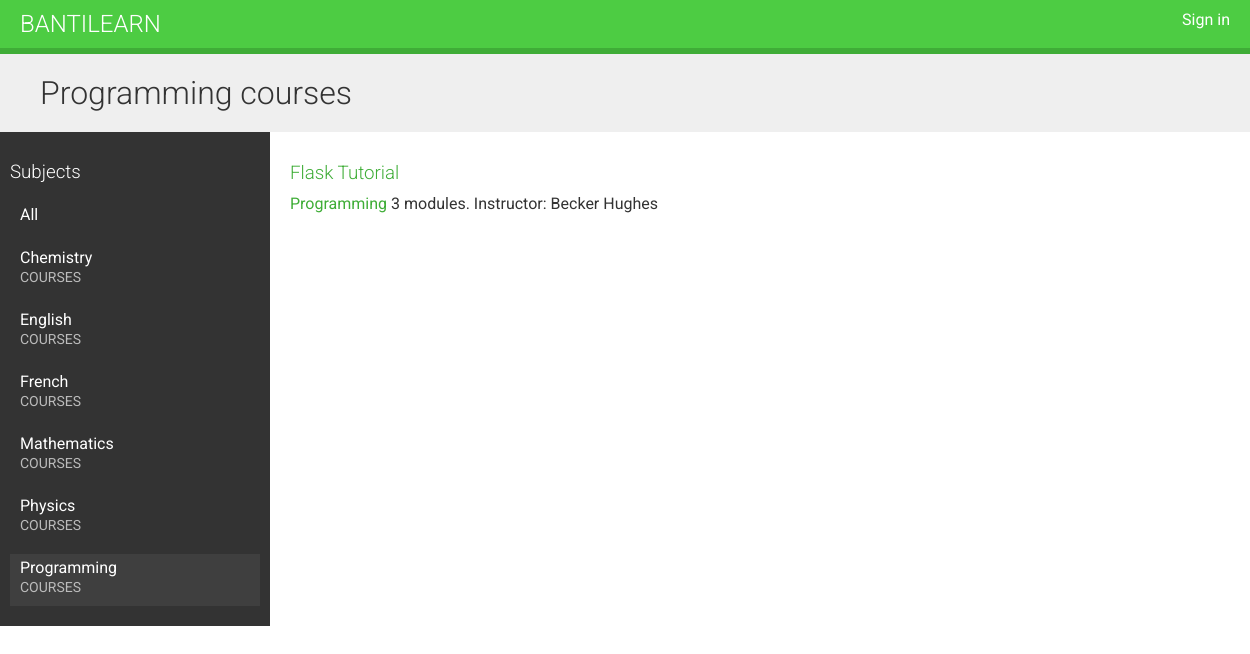
The app's page /course/subject/programming/ with its own data.
### courses/models.py (models this page shows, shortened)
class Subject(models.Model):
    title = models.CharField(max_length=200)
    slug = models.SlugField(max_length=200, unique=True)
    class Meta:
        ordering = ["title"]
    def __str__(self) -> str:
        return self.title

class Course(models.Model):
    owner = models.ForeignKey(
        User, related_name="courses_created", on_delete=models.CASCADE
    )
    subject = models.ForeignKey(
        Subject, related_name="courses", on_delete=models.CASCADE
    )
    title = models.CharField(max_length=200)
    slug = models.SlugField(max_length=200, unique=True)
    overview = models.TextField()
    created = models.DateTimeField(auto_now_add=True)
    class Meta:
        ordering = ["-created"]

### courses/views.py (the view)
# urls.py: path("", CourseListView.as_view(), name="course_list"),
class CourseListView(TemplateResponseMixin, View):
    model = Course
    template_name = "courses/course/list.html"
    def get(self, request, subject=None):
        subjects = Subject.objects.annotate(total_courses=Count("courses"))
        courses = Course.objects.annotate(total_modules=Count("modules"))
        if subject:
            subject = get_object_or_404(Subject, slug=subject)
            courses = courses.filter(subject=subject)
        return self.render_to_response(
            {"subjects": subjects, "subject": subject, "courses": courses}
        )

### courses/templates/courses/course/list.html (shortened to what this page needs)
{% extends "base.html" %}
{% block content %}
    <h1>
        {% if subject %}
            {{ subject.title }} courses
            {% else %}
            All courses
        {% endif %}
    </h1>
    <div class="contents">
        <h3>Subjects</h3>
        <ul id="modules">
            <li {% if not subject %} class="selected" {% endif %}>
                <a href="{% url 'course_list' %}">All</a>
            </li>
            {% for s in subjects %}
                <li {% if subject == s %} class="selected" {% endif %}>
                    <a href="{% url 'course_list_subject' s.slug %}">{{ s.title }}
                        <br> <span> {{ s.total_course }} courses</span>
                    </a>
                </li>
            {% endfor %}
        </ul>
    </div>
    <div class="module">
        {% for course in courses %}
            {% with subject=course.subject %}
                <h3>
                    <a href="{% url 'course_detail' course.slug %}">
                        {{ course.title }}
                    </a>
                </h3>
                <p>
                    <a href="{% url 'course_list_subject' subject.slug %}"> {{ subject }}</a>
                    {{ course.total_modules }} modules.
                    Instructor: {{ course.owner.get_full_name }}
                </p>
            {% endwith %}
        {% endfor %}
    </div>
{% endblock %}

### courses/static/css/base.css (style rules this page uses)
body { margin: 0; font-family: "Roboto", sans-serif; font-weight: 400; color: #333; }
a { color: #3fad37; text-decoration: none; }
ul { float: left; }
h1, h2, h3, h4, h5, h6 { font-family: "Roboto", sans-serif; font-weight: 300; }
h1 { background: #efefef; width: 100%; overflow: auto; padding: 20px 0 20px 40px; margin: 0; }
.module { padding: 10px 20px; float: left; width: 600px; }
.module h3 { margin: 20px 0 0; padding: 0; width: 100%; }
.module p { margin: 10px 0 20px; width: 100%; float: left; }
.contents { width: 20%; padding: 10px; float: left; background: #333; color: #fff; font-family: "Roboto", sans-serif; }
.contents ul { list-style: none; margin: 0; padding: 0; width: 100%; }
.contents ul li { margin: 0 0 10px 0; padding: 4px 10px 10px; overflow: auto; cursor: move; }
.contents ul li.selected { background: #3f3f3f; }
.contents ul span { text-transform: uppercase; color: #bbb; font-size: 14px; }
.contents ul a { display: block; color: #fff; text-decoration: none; }

### records on screen
Subject: title "Programming"
Subject: title "Chemistry"
Subject: title "English"
Subject: title "French"
Subject: title "Mathematics"
Subject: title "Physics"
Course: title "Flask Tutorial", subject "Programming", total_modules "3", owner.get_full_name "Becker Hughes"
